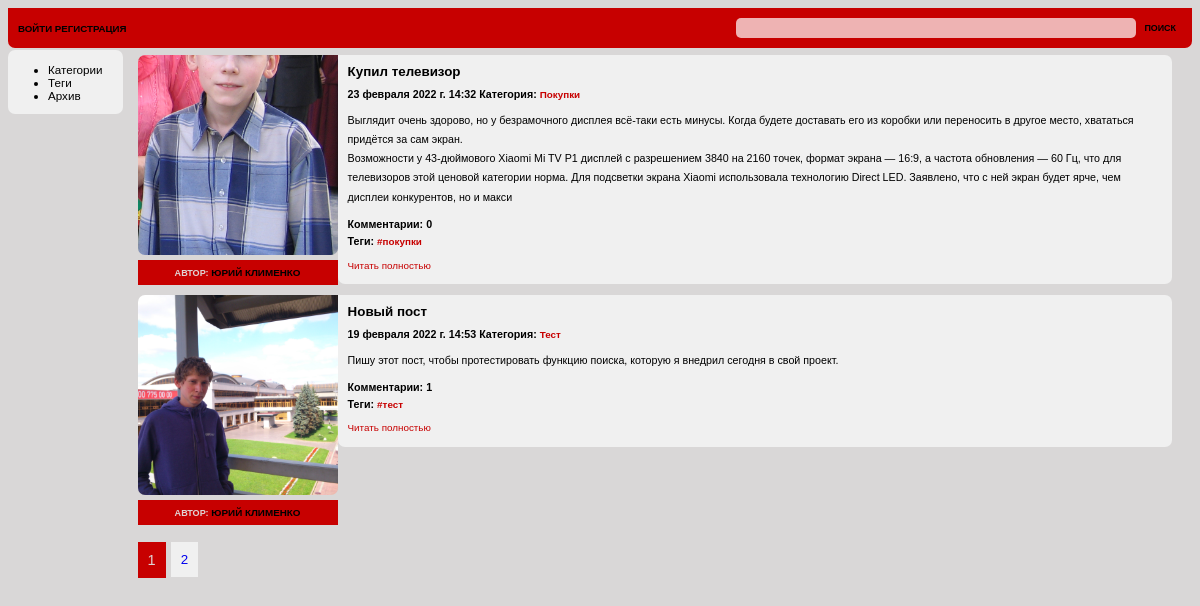
The page / on the database its author committed.
### blog/models.py (models this page shows, shortened)
class Post(models.Model):
    author = models.ForeignKey(User, on_delete=models.SET('Неизвестный автор'))
    title = models.CharField(max_length = 100, unique = True, verbose_name='Заголовок')
    slug = models.SlugField(max_length = 100, unique = True)
    image = models.ImageField(upload_to='images/%Y/%m/%d/', null=True, blank=True, verbose_name='Изображение')
    category = models.ForeignKey(
        'Category',
        on_delete=models.CASCADE,
        verbose_name='Категория',
    )
    tags = models.ManyToManyField('Tag', blank = True, related_name='posts', verbose_name = 'Теги',)
    preview_text = models.TextField(max_length = 500, verbose_name='Превью')
    text = models.TextField(max_length = 5000, verbose_name='Текст')
    date_pub = models.DateTimeField(auto_now_add=True, verbose_name='Дата публикации')
    likes = models.ManyToManyField(User, blank = True, related_name='posts', verbose_name = 'Лайки')
    is_published = models.BooleanField("Опубликовано", null=True, blank=True)
    def get_absolute_url(self):
        return reverse('blog:post', kwargs={'category_slug': self.category.slug, 'post_slug': self.slug})
    class Meta:
        verbose_name = 'Пост'
        verbose_name_plural = 'Посты'
        ordering = ('-date_pub',)

class Category(models.Model):
    name = models.CharField(max_length = 50, verbose_name='Наименование')
    slug = models.SlugField(max_length = 50)
    def __str__(self):
        return self.name
    class Meta:
        verbose_name = 'Категория'
        verbose_name_plural = 'Категории'

class Tag(models.Model):
    name = models.CharField(max_length = 50, verbose_name='Тэг')
    slug = models.SlugField(max_length = 50)
    def __str__(self):
        return self.name
    class Meta:
        verbose_name = 'Тэг'
        verbose_name_plural = 'Тэги'

### user/models.py (models this page shows)
class User(AbstractUser):
    avatar = models.ImageField(upload_to='images/avatar/%Y/%m/%d/', blank=True, verbose_name='Аватар', default='images/avatar/default.bmp')
    email = models.EmailField('E-mail', unique=True)

### blog/views.py (the view)
# urls.py: path('', PostListView.as_view(), name='index'),
class PostListView(PostListData, ListView):
    @control_empty
    def get_queryset(self):
        return Post.objects.filter(
                                   is_published = True
                                   ).prefetch_related('tags'
                                   ).select_related('category', 'author'
                                   ).order_by('-date_pub'
                                   ).defer('text', 'is_published', 'author__avatar', 'author__date_joined',
                                           'author__is_active', 'author__is_staff', 'author__is_superuser',
                                           'author__password', 'author__username', 'author__email',
                                           'author__last_login'
                                    ).annotate(comments_count=Count('comments'))

### blog/forms.py
class SearchForm(forms.Form):
    text = forms.CharField(max_length=50)

### blog/views.py (called while the page is built)
def control_empty(get_queryset):
        def wrapper(self):
            obj = get_queryset(self)
            if len(obj) == 0:
                raise Http404
            return obj
        return wrapper

### blog/templates/blog/index.html (shortened to what this page needs)
{% extends 'blog/base.html' %}
{% block content %}
    {% for post in posts %}
        <div class="content">
            <div class="block-titul">
                <div class="block-titul-image">
                    <img src="{{ post.image.url }}"></img>
                </div>
                <div class="block-titul-author">
                    <h3><span class="author">Автор:</span> {{ post.author.first_name }} {{ post.author.last_name }} </h3>
                </div>
            </div>
            <div class="block-text">
            <h1>{{ post.title }}</h1>
            <h3>{{ post.date_pub }} Категория: <a href="{% url 'blog:category' post.category.slug %}"> {{post.category}} </a></h3>
             <p>{{ post.preview_text|linebreaks }}</p>
            <h3>Комментарии: {{ post.comments_count }}</h3>
            <h3>Теги: {% for tag in post.tags.all %} <a href="{% url 'blog:tag' tag.slug %}"> #{{ tag }}</a> {% endfor %}</h3>
            <a href="{{ post.get_absolute_url }}">   <p>Читать полностью</p></a></b>
            </div>
        </div>
    {% endfor %}
    <br>
<div class="paginator">
    {% for page in paginator.page_range %}
    {% if page_obj.number == page %}
    <div class="paginator2">{{ page }} </div>
    {% elif page >= page_obj.number|add:-2 and page <= page_obj.number|add:2 %}
    <a href="?page={{ page }}"><div class="paginator3">{{ page }}</div></a>
    {% endif %}
    {% endfor %}
</div>
</div>
{% endblock %}

### blog/static/blog/css/styles.css (style rules this page uses)
* { box-sizing: border-box; font-family: Verdana, Helvetica, Arial, sans-serif; font-size: 92%; }
a { text-decoration: none }
body { background: #d9d7d7; }
input[type=text] { border-radius: 5px 5px 5px 5px; height: 20px; width: 400px; border: 0px; opacity: 70%; }
img { width: 10%; height: 10%; }
.content { align-items: flex-start; display: flex; flex-direction: row; justify-content: flex-start; border:0px solid black; padding-top: 5px; padding-right: 20px; margin-bottom: 5px; }
.block-titul img { display: flex; flex-direction: column; }
.block-titul-image img { object-fit: cover; height: 200px; width: 200px; border-radius: 7px 0px 7px 7px; }
.block-titul-author { height: 25px; line-height: 25px; text-align: center; background: #c70000; text-transform: uppercase; }
.author { color: #e0d3d3; }
.block-text { flex-grow:1; background: #f0f0f0; padding-left: 10px; padding-right: 10px; border-radius: 0px 7px 7px 7px; }
.content h1 { font-size: 150%; font-weight: bolder; }
.content h3 { font-size: 120%; margin-bottom: 0px; margin-top: 5px; }
.content p { font-size: 120%; line-height: 180%; }
.content a { color: #c70000; text-decoration: none; }
.paginator { display: flex; flex-direction: row; justify-content: flex-start; }
.paginator2 { font-size: 150%; background: #c70000; color: #e0d3d3; border: 0px solid black; padding: 10px; margin-right: 5px; }
.paginator3 { font-size: 150%; background: #f0f0f0; border: 0px solid black; padding: 10px; margin-right: 5px; }

### rows shown on the page
Post: image (picture), author.first_name "ЮРИЙ", author.last_name "КЛИМЕНКО", title "Купил телевизор", date_pub "23 февраля 2022 г. 14:32", category "Покупки", preview_text "Выглядит очень здорово, но у безрамочного дисплея всё-таки есть минусы. Когда будете доставать его из коробки или переносить в другое место, хвататься придётся за сам экран. Возможности у 43-дюймового Xiaomi Mi TV P1 дисплей с разрешением 3840 на 2160 точек, формат экрана — 16:9, а частота обновления — 60 Гц, что для телевизоров этой ценовой категории норма. Для подсветки экрана Xiaomi использовала технологию Direct LED. Заявлено, что с ней экран будет ярче, чем дисплеи конкурентов, но и макси", comments_count "0"
Tag: name "покупки"
Post: image (picture), author.first_name "ЮРИЙ", author.last_name "КЛИМЕНКО", title "Новый пост", date_pub "19 февраля 2022 г. 14:53", category "Тест", preview_text "Пишу этот пост, чтобы протестировать функцию поиска, которую я внедрил сегодня в свой проект.", comments_count "1"
Tag: name "тест"

### other values the page prints
{{ page }} "1"
{{ page }} "2"
